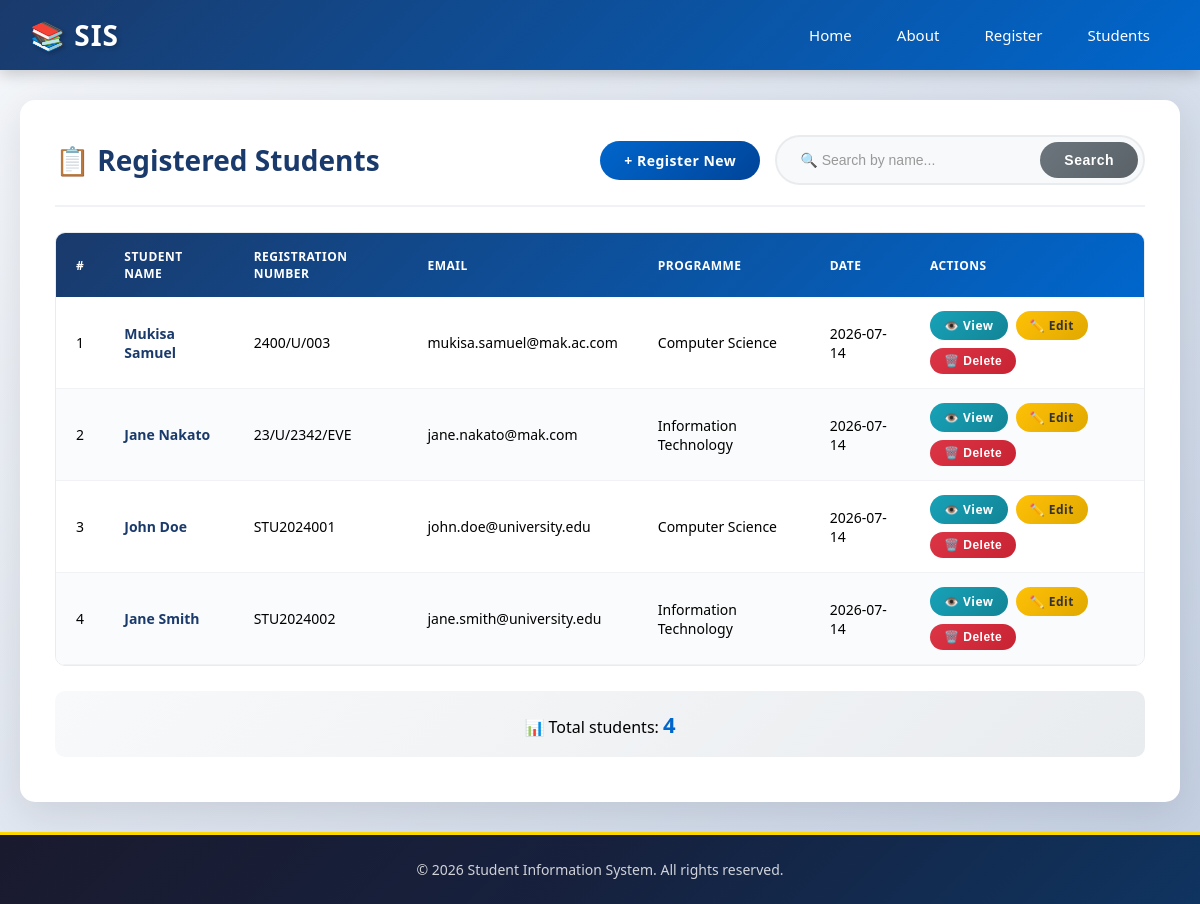
/students, run on the app's committed database.
### models.py (models this page shows, shortened)
class Student(db.Model):
    __tablename__ = 'students'
    id = db.Column(db.Integer, primary_key=True)
    student_name = db.Column(db.String(100), nullable=False)
    registration_number = db.Column(db.String(50), unique=True, nullable=False)
    email = db.Column(db.String(100), unique=True, nullable=False)
    programme = db.Column(db.String(100), nullable=False)
    is_active = db.Column(db.Boolean, default=True)
    created_at = db.Column(db.DateTime, default=datetime.utcnow)  # ← Auto-set on creation
    updated_at = db.Column(db.DateTime, default=datetime.utcnow, onupdate=datetime.utcnow)

### app.py (the view)
@app.route('/students')
def students_list():
    all_students = get_all_students()
    return render_template('students_list.html', students=all_students)

### app.py (called while the page is built)
@app.template_filter('format_date')
def format_date(value, format='%Y-%m-%d'):
    if value is None:
        return 'N/A'
    if isinstance(value, str):
        try:
            value = datetime.strptime(value, '%Y-%m-%d %H:%M:%S')
        except ValueError:
            return value
    return value.strftime(format)

### database.py (called while the page is built)
def get_all_students():
    return Student.query.filter_by(is_active=True).all()

### templates/students_list.html (shortened to what this page needs)
{% extends "base.html" %}
{% block content %}
<section class="students-list-page">
    <div class="list-header">
        <h2>Registered Students</h2>
        <div class="list-actions">
            <a href="{{ url_for('register') }}" class="btn btn-primary">+ Register New</a>
            <form action="{{ url_for('search_students') }}" method="GET" class="search-form">
                <input type="text" name="q" placeholder="🔍 Search by name..." value="{{ search_term if search_term else '' }}">
                <button type="submit" class="btn btn-secondary">Search</button>
            </form>
        </div>
    </div>
    {% if students %}
        <div class="table-container">
            <table class="students-table">
                <thead>
                    <tr>
                        <th>#</th>
                        <th>Student Name</th>
                        <th>Registration Number</th>
                        <th>Email</th>
                        <th>Programme</th>
                        <th>Date</th>
                        <th>Actions</th>
                    </tr>
                </thead>
                <tbody>
                    {% for student in students %}
                        <tr>
                            <td>{{ loop.index }}</td>
                            <td><strong>{{ student.student_name }}</strong></td>
                            <td>{{ student.registration_number }}</td>
                            <td>{{ student.email }}</td>
                            <td>{{ student.programme }}</td>
                            <td>{{ student.created_at|format_date('%Y-%m-%d') if student.created_at else 'N/A' }}</td>
                            <td>
                                <div class="action-buttons">
                                    <a href="{{ url_for('student_profile', name=student.student_name) }}"
                                       class="btn btn-small btn-info">👁️ View</a>
                                    <a href="{{ url_for('edit_student', student_id=student.id) }}"
                                       class="btn btn-small btn-warning">✏️ Edit</a>
                                    <form action="{{ url_for('delete_student', student_id=student.id) }}"
                                          method="POST" style="display: inline;">
                                        <button type="submit"
                                                class="btn btn-small btn-danger"
                                                onclick="return confirm('⚠️ Are you sure you want to delete this student? This action cannot be undone!');">
                                            🗑️ Delete
                                        </button>
                                    </form>
                                </div>
                            </td>
                        </tr>
                    {% endfor %}
                </tbody>
            </table>
        </div>
        <div class="student-count">
            <p>📊 Total students: <strong>{{ students|length }}</strong></p>
        </div>
    {% else %}
        <div class="empty-state">
            <p>📭 No students registered yet.</p>
            <a href="{{ url_for('register') }}" class="btn btn-primary">➕ Register First Student</a>
        </div>
    {% endif %}
</section>
{% endblock %}

### templates/base.html (shortened to what this page needs)
<!DOCTYPE html>
<html lang="en">
<head>
    <link rel="stylesheet" href="{{ url_for('static', filename='style.css') }}">
</head>
<body>
    <nav>
        <div class="nav-container">
            <div class="logo">
                <h1>📚 SIS</h1>
            </div>
            <ul class="nav-links">
                <li><a href="{{ url_for('home') }}">Home</a></li>
                <li><a href="{{ url_for('about') }}">About</a></li>
                <li><a href="{{ url_for('register') }}">Register</a></li>
                <li><a href="{{ url_for('students_list') }}">Students</a></li>
            </ul>
        </div>
    </nav>
    <main>
        {% block content %}
        {% endblock %}
    </main>
    <footer>
        <p>&copy; 2026 Student Information System. All rights reserved.</p>
    </footer>
</body>
</html>

### static/style.css (style rules this page uses)
* { margin: 0; padding: 0; box-sizing: border-box; }
body { font-family: 'Segoe UI', Tahoma, Geneva, Verdana, sans-serif; background: linear-gradient(135deg, #f5f7fa 0%, #c3cfe2 100%); min-height: 100vh; display: flex; flex-direction: column; }
nav { background: linear-gradient(135deg, #1a3a6b 0%, #0066cc 100%); color: white; padding: 0 30px; box-shadow: 0 4px 15px rgba(0,0,0,0.2); position: sticky; top: 0; z-index: 1000; }
.nav-container { max-width: 1200px; margin: 0 auto; display: flex; justify-content: space-between; align-items: center; height: 70px; }
.logo h1 { font-size: 28px; font-weight: 700; color: white; text-shadow: 2px 2px 4px rgba(0,0,0,0.2); letter-spacing: 1px; }
.nav-links { list-style: none; display: flex; gap: 5px; }
.nav-links li a { color: white; text-decoration: none; padding: 10px 20px; border-radius: 25px; transition: all 0.3s ease; font-weight: 500; font-size: 15px; }
main { max-width: 1200px; margin: 30px auto; padding: 0 20px; flex: 1; width: 100%; }
.btn { display: inline-block; padding: 10px 24px; border-radius: 25px; text-decoration: none; font-size: 14px; font-weight: 600; border: none; cursor: pointer; transition: all 0.3s ease; text-align: center; letter-spacing: 0.5px; }
.btn-small { padding: 6px 14px; font-size: 12px; border-radius: 20px; }
.btn-primary { background: linear-gradient(135deg, #0066cc 0%, #004499 100%); color: white; }
.btn-secondary { background: linear-gradient(135deg, #6c757d 0%, #5a6268 100%); color: white; }
.btn-info { background: linear-gradient(135deg, #17a2b8 0%, #138496 100%); color: white; }
.btn-warning { background: linear-gradient(135deg, #ffc107 0%, #e0a800 100%); color: #333; }
.btn-danger { background: linear-gradient(135deg, #dc3545 0%, #c82333 100%); color: white; }
.students-list-page { background: white; padding: 35px; border-radius: 15px; box-shadow: 0 10px 40px rgba(0,0,0,0.1); animation: fadeInUp 0.6s ease; }
.list-header { display: flex; justify-content: space-between; align-items: center; flex-wrap: wrap; margin-bottom: 25px; padding-bottom: 20px; border-bottom: 2px solid #f0f2f5; }
.list-header h2 { color: #1a3a6b; font-size: 28px; font-weight: 700; }
.list-header h2::before { content: "📋 "; }
.list-actions { display: flex; gap: 15px; align-items: center; flex-wrap: wrap; }
.search-form { display: flex; gap: 8px; align-items: center; background: #f8f9fa; padding: 5px; border-radius: 30px; border: 2px solid #e9ecef; transition: all 0.3s ease; }
.search-form input { padding: 10px 18px; border: none; border-radius: 25px; font-size: 14px; background: transparent; width: 250px; outline: none; }
.search-form input::placeholder { color: #999; }
.table-container { overflow-x: auto; margin: 25px 0; border-radius: 10px; border: 1px solid #e9ecef; }
.students-table { width: 100%; border-collapse: collapse; font-size: 14px; }
.students-table thead { background: linear-gradient(135deg, #1a3a6b 0%, #0066cc 100%); color: white; }
.students-table th { padding: 15px 20px; text-align: left; font-weight: 600; text-transform: uppercase; font-size: 12px; letter-spacing: 0.5px; }
.students-table td { padding: 14px 20px; border-bottom: 1px solid #f0f2f5; vertical-align: middle; }
.students-table tbody tr { transition: all 0.3s ease; }
.students-table tbody tr:nth-child(even) { background: #fafbfc; }
.students-table td strong { color: #1a3a6b; }
.action-buttons { display: flex; gap: 8px; flex-wrap: wrap; align-items: center; }
.action-buttons form { margin: 0; }
.action-buttons .btn { white-space: nowrap; }
.student-count { margin: 25px 0 10px; padding: 18px; background: linear-gradient(135deg, #f8f9fa 0%, #e9ecef 100%); border-radius: 10px; text-align: center; font-size: 16px; }
.student-count strong { color: #0066cc; font-size: 22px; font-weight: 700; }
footer { background: linear-gradient(135deg, #1a1a2e 0%, #16213e 50%, #0f3460 100%); color: white; text-align: center; padding: 25px; margin-top: auto; border-top: 3px solid #ffd700; }
footer p { margin: 0; font-size: 14px; opacity: 0.8; }
.students-list-page, .edit-student-page .edit-card, .register-page .register-card, .profile-page .card, .about-page .about-card, .delete-page .card, .home-page { animation: fadeInUp 0.6s ease; }

### data on the page
Student: student_name "Mukisa Samuel", registration_number "2400/U/003", email "mukisa.samuel@mak.ac.com", programme "Computer Science", created_at "2026-07-14"
Student: student_name "Jane Nakato", registration_number "23/U/2342/EVE", email "jane.nakato@mak.com", programme "Information Technology", created_at "2026-07-14"
Student: student_name "John Doe", registration_number "STU2024001", email "john.doe@university.edu", programme "Computer Science", created_at "2026-07-14"
Student: student_name "Jane Smith", registration_number "STU2024002", email "jane.smith@university.edu", programme "Information Technology", created_at "2026-07-14"

### other printed values
{{ students|length }} "4"
